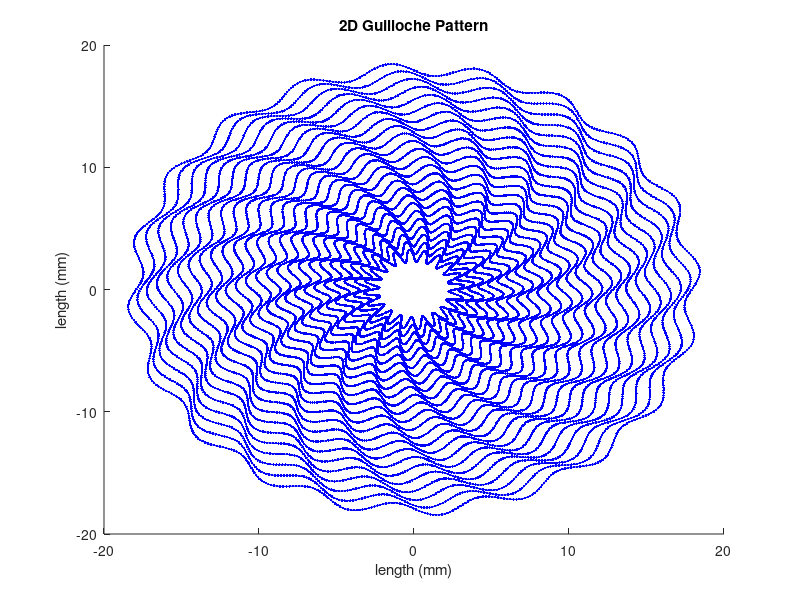

This chart was generated by the following MATLAB code: (Note: this script raises an error after producing the figure.)
% Guilloche
%
% Dr. Paul F. Roysdon
% 09/11/2020


% Start of script
%-------------------------------------------------------------------------%
close all;                   	% close all figures
clearvars;                      % clear all variables
clc;                         	% clear the command terminal
format shortG;                 	% picks most compact numeric display
format compact;                	% suppress excess blank lines

% Perform guilloche
%-------------------------------------------------------------------------%
% cool design 1
% theta = 0:0.01:2*pi; % parameter (angle) 0 to 2pi
% r = 2; % circle radius
% a = 0.5; % sinusoid amplitude
% n = 20; % number of sinusoids on the circle
% xc = 0; % circle center in x
% yc = 0; % circle center in y
% nc = 25; % number of circles
% ts = linspace(0.02,6.5,nc); % theta shift
% rs = r+linspace(0.75,16,nc); % radius shift

% cool design 2
theta = 0:0.01:2*pi; % parameter (angle) 0 to 2pi
r = 2; % circle radius
a = 0.5; % sinusoid amplitude
n = 20; % number of sinusoids on the circle
xc = 0; % circle center in x
yc = 0; % circle center in y
nc = 25; % number of circles
ts = linspace(0.01,1,nc); % theta shift
rs = r+linspace(0.75,16,nc); % radius shift

% cool design 3
% theta = 0:0.01:2*pi; % parameter (angle) 0 to 2pi
% r = 2; % circle radius
% a = 0.5; % sinusoid amplitude
% n = 20; % number of sinusoids on the circle
% xc = 0; % circle center in x
% yc = 0; % circle center in y
% nc = 25; % number of circles
% ts = linspace(0.01,0.5,nc); % theta shift
% rs = r+linspace(0.75,16,nc); % radius shift

% cool design TEST
% theta = 0:0.01:2*pi; % parameter (angle) 0 to 2pi
% r = 2; % circle radius
% a = 0.5; % sinusoid amplitude
% n = 20; % number of sinusoids on the circle
% xc = 0; % circle center in x
% yc = 0; % circle center in y
% nc = 25; % number of circles
% ts = linspace(0.02,6,nc); % theta shift
% rs = r+linspace(0.75,16,nc); % radius shift


% cartesian coordinates
% x = (r + a .* sin(n .* theta)) .* cos(theta) + xc; 
% y = (r + a .* sin(n .* theta)) .* sin(theta) + yc;
% plot(x,y,'-b')

% plot
figure
hold on
for ii = 1:1:nc
    x = (rs(ii) + a .* sin(n .* theta + ts(ii))) .* cos(theta + ts(ii)) + xc; 
    y = (rs(ii) + a .* sin(n .* theta + ts(ii))) .* sin(theta + ts(ii)) + yc;

    plot(x,y,'-b')
    plot(x,y,'.b')
end
hold off
xlim([-20 20])
ylim([-20 20])
xlabel('length (mm)')
ylabel('length (mm)')
title('2D Guilloche Pattern')


% save G-code
%-------------------------------------------------------------------------%
feed_rate = 400; % feed rate (mm/min)
rpm = 10000; % spindle speed (RPM)
depth = -0.125; % depth (mm)
tool_num = 501;
filename = 'guilloche_style3_tdcZero';

fileID = fopen([filename,'.nc'],'w');
    fprintf(fileID,'%%\n');
    fprintf(fileID,'(guilloche)\n'); % program name
    fprintf(fileID,'(T%d  D=0.125 CR=0 - ZMIN=-0.129 - vee)\n',tool_num);
    fprintf(fileID,'G90\n'); % G90 = absolute mode
    fprintf(fileID,'G17\n'); % G17 = XY plane
    fprintf(fileID,'G21\n'); % G21 = millimiters
    fprintf(fileID,'G28 G91 Z0\n'); % G28 = return to home, G91 = relative mode, Z0
    fprintf(fileID,'G90\n'); % G90 = absolute mode
    fprintf(fileID,'\n');
    fprintf(fileID,'(scribe)\n'); % operation name
    fprintf(fileID,'T%d M6\n',tool_num); % M6 = tool change
    fprintf(fileID,'S%d M3\n', rpm);% S = spindle speed, M3 = spindle ON
    fprintf(fileID,'G54\n');
    
    % loop through circles
    for ii = 1:1:nc
        % update cartesian coordinates
        x = (rs(ii) + a .* sin(n .* theta + ts(ii))) .* cos(theta + ts(ii)) + xc; 
        y = (rs(ii) + a .* sin(n .* theta + ts(ii))) .* sin(theta + ts(ii)) + yc;
        
        fprintf(fileID,'G0 X%4.3f Y%4.3f\n',x(1,1),y(1,1)); % G0 = rapid positioning
        fprintf(fileID,'Z0.6\n');
        fprintf(fileID,'Z0.2\n');
        fprintf(fileID,'Z0.01\n');
        fprintf(fileID,'G1 Z%5.3f F%d\n',depth, feed_rate); % F = feed rate, G1 linear interpolation
        
        % loop through points on each circle
        for jj = 1:length(x)
            fprintf(fileID,'G1 X%4.3f Y%4.3f\n',x(jj),y(jj));
        end
        fprintf(fileID,'G0 Z0.6\n');

    end
    
    fprintf(fileID,'G0 Z0.6\n');
    fprintf(fileID,'G17\n'); % G17 = XY plane
    fprintf(fileID,'G28 G91 Z0\n'); % G28 = return to home, G91 = relative mode, Z0
    fprintf(fileID,'G90\n'); % G90 = absolute mode
    fprintf(fileID,'G28 G91 X0 Y0\n'); % G28 = return to home, G91 = relative mode, Z0
    fprintf(fileID,'G90\n'); % G90 = absolute mode
    fprintf(fileID,'M30\n'); % M30 = end of program
    fprintf(fileID,'%%');
fclose(fileID);



% check G-code
%-------------------------------------------------------------------------%
toolPath = gCodeReader([filename,'.nc'], 0.1, 0.1, 2, 1);


% save figures
%-------------------------------------------------------------------------%
save_all_figs_OPTION(filename,'png')






